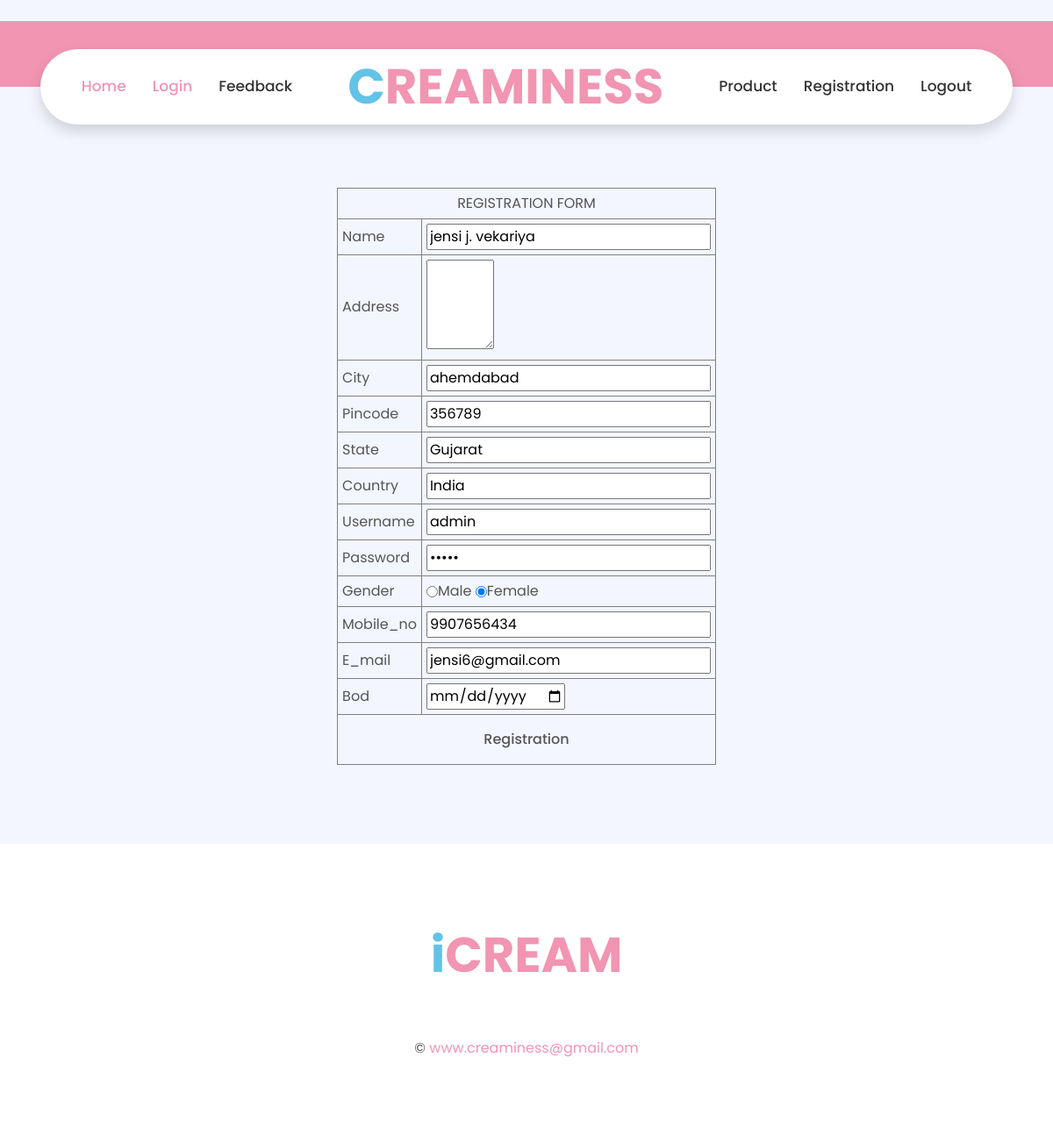
The app's page /project/admin/registrationedit.php?id=1 with its own data.
### tables this page shows
CREATE TABLE `registration` (
  `id` int(11) NOT NULL,
  `name` varchar(20) NOT NULL,
  `address` varchar(50) NOT NULL,
  `city` varchar(15) NOT NULL,
  `pincode` int(6) NOT NULL,
  `state` varchar(15) NOT NULL,
  `country` varchar(15) NOT NULL,
  `username` varchar(20) NOT NULL,
  `password` varchar(20) NOT NULL,
  `gender` varchar(10) NOT NULL,
  `mobileno` bigint(12) NOT NULL,
  `email` varchar(20) NOT NULL,
  `dob` date NOT NULL
);

### project/admin/registrationedit.php (the view, shortened to what this page needs)
<?php include("header.php");?>
<?php
$id=$_GET['id'];
include("con1.php");
$query="select*from registration where id=".$id;
$result=mysqli_query($con,$query);
while($row=mysqli_fetch_array($result))
{
?>
<form action="registrationeditcon.php" method="post">
<table class="tbl" border="1" cellpadding="5" cellspacing="5" align="center">
<tr>
<td colspan="12" align="center" class="hed">REGISTRATION FORM</td>
</tr>
<tr>
<td>Name</td>
<td>
<input name="name" type="text" id="name" value="<?php echo $row["name"]?>" />
</td>
</tr>
<tr>
  <td>Address</td>
  <td>
  <textarea name="address" rows="4" cols="4" value="<?php echo $row["address"]?>"/>
  </textarea>
 </td>
 </tr>
 <tr>
  <td>City</td>
  <td>
  <input name="city" type="text" id="city" value="<?php echo $row["city"]?>"/>
 </td>
 </tr>
 <tr>
  <td>Pincode</td>
  <td>
  <input name="pincode" type="text" id="pincode" value="<?php echo $row["pincode"]?>"/>
 </td>
 </tr>
 <tr>
  <td>State</td>
  <td>
  <input name="state" type="text" id="state" value="<?php echo $row["state"]?>"/>
 </td>
 </tr>
 <tr>
  <td>Country</td>
  <td>
  <input name="country" type="text" id="country" value="<?php echo $row["country"]?>"/>
 </td>
 </tr>
 <tr>
  <td>Username</td>
  <td>
  <input name="username" type="text" id="username" value="<?php echo $row["username"]?>"/>
 </td>
 </tr>
 <tr>
  <td>Password</td>
  <td>
  <input name="password" type="password" id="password" value="<?php echo $row["password"]?>"/>
 </td>
 </tr>
 <tr>
  <td>Gender</td>
  <td>
  <input name="gender" type="radio" id="gender" class="btn" value="<?php echo $row["gender"]?>" />Male
	<input name="gender" type="radio" id="gender" class="btn" value="<?php echo $row["gender"]?>" checked/>Female
 </td>
 </tr>
 <tr>
  <td>Mobile_no</td>
  <td>
  <input name="mobileno" type="bigint" id="mobileno" value="<?php echo $row["mobileno"]?>"/>
 </td>
 </tr>
 <tr>
  <td>E_mail</td>
  <td>
  <input name="email" type="text" id="email" value="<?php echo $row["email"]?>"/>
 </td>
 </tr>
 <tr>
  <td>Bod</td>
  <td>
  <input name="bod" type="date" id="bod" value="<?php echo $row["bod"]?>"/>
 </td>
 </tr>
 <tr>
 <td colspan="12" align="center" class="hed">
 <input type="submit" name="submit" value="Registration" class="btn">
 </td>
 </tr>
 </table>
 </form>
 <?php
 }
 ?>
 <?php include("footer.php");?>

### records on screen
registration: name "jensi j. vekariya", city "ahemdabad", pincode "356789", state "Gujarat", country "India", username "admin", mobileno "9907656434", email "jensi6@gmail.com"
